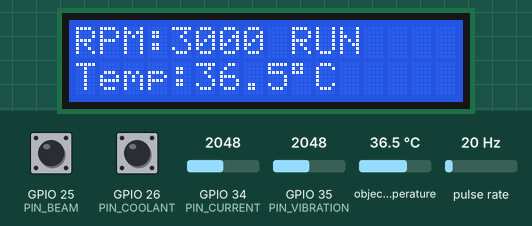
The sketch below on a simulated ESP32. Shown: 16×2 character LCD. Wiring (inferred from the names in the program): pulse sensor: data GPIO 27. The inputs (shaded band) are chosen by the test bench; at power-on: pulse rate 20 Hz, object temperature 36.5 °C, GPIO 25 (PIN_BEAM) HIGH, GPIO 26 (PIN_COOLANT) HIGH, GPIO 34 (PIN_CURRENT) = 2048, GPIO 35 (PIN_VIBRATION) = 2048 (analog values on the 0–4095 scale). WiFi joins after 1.5 s; servers stay silent unless stated; what the sketch prints to the serial monitor is not drawn.

Above: at 3.0 s.
3.1 s: pulse rate (sensor on GPIO 27) set to 196 Hz
At 4.7 s:
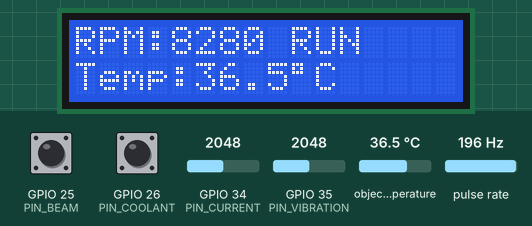
6.1 s: object temperature set to 20 °C
At 7.5 s:
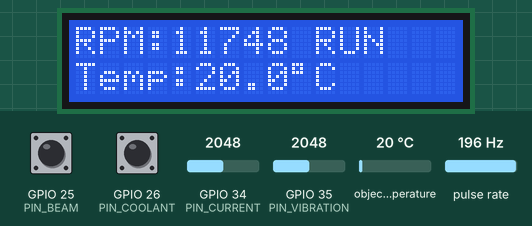
9.1 s: object temperature set to 26 °C
At 10.8 s:
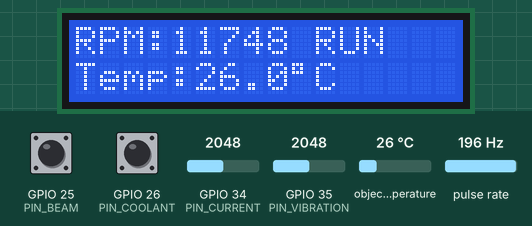
12.1 s: pulse rate (sensor on GPIO 27) set to 4 Hz
At 14.5 s:
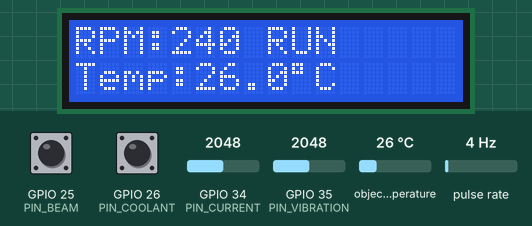
15.1 s: object temperature set to 32 °C
At 17.2 s:
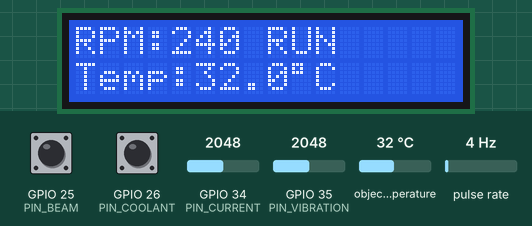
17.5 s: pulse rate (sensor on GPIO 27) set to 50 Hz
At 18.8 s:
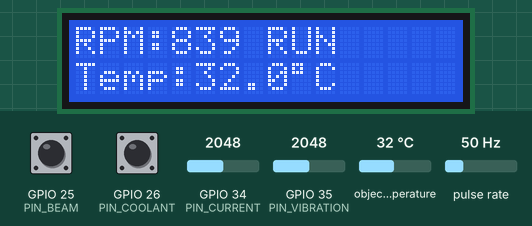
Timing chart, 0 to 20.5 s (numbered marks = the images above; inputs shaded):
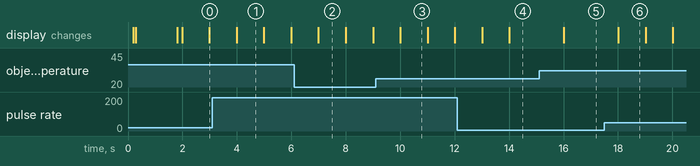

The sketch:

RETROX_Main_Program.ino
```cpp
/*
  RETROX - ESP32 Sensor Worker / Telemetry Node
  Board: ESP32 Dev Module (ESP32-WROOM-32)

  Arduino IDE libraries:
    - Adafruit MLX90614 Library
    - LiquidCrystal_I2C (compatible library)

  The ESP32 serves GET /api/data as JSON with permissive CORS so the local
  RETROX_Dashboard_ESP32.html can poll it from the same Wi-Fi network.

  IMPORTANT:
  - Sensor pin assignments below are example wiring; verify your modules.
  - ACS712 current conversion must be calibrated for your exact module and ADC.
  - A raw analog vibration sensor is NOT a calibrated mm/s measurement. The
    vibrationMmS value is null until you calibrate a suitable sensor.
  - Do not connect mains voltage or industrial machine circuits directly to GPIO.
    Use properly isolated, protected sensor interfaces and an electrician.
*/

#include <WiFi.h>
#include <WebServer.h>
#include <Wire.h>
#include <LiquidCrystal_I2C.h>
#include <Adafruit_MLX90614.h>
#include <math.h>

// -------- Wi-Fi configuration --------
// Fill these in to join your router. If connection fails, ESP32 creates its AP.
const char* WIFI_SSID = "Guard";
const char* WIFI_PASSWORD = "guard123";
const char* AP_SSID = "RETROX-ESP32";
const char* AP_PASSWORD = "retroX123"; // At least 8 characters

// -------- GPIO mapping --------
constexpr uint8_t PIN_CURRENT = 34;   // ACS712 analog OUT (must be <= 3.3 V)
constexpr uint8_t PIN_VIBRATION = 35; // Analog vibration module OUT
constexpr uint8_t PIN_RPM = 27;       // Hall / magnetic proximity pulse, active LOW
constexpr uint8_t PIN_BEAM = 25;      // Laser/LDR digital comparator output
constexpr uint8_t PIN_COOLANT = 26;   // Float switch to GND when LOW level
constexpr uint8_t PIN_SDA = 21;
constexpr uint8_t PIN_SCL = 22;

// -------- Calibration --------
// ACS712 nominal sensitivity values: 5A=0.185, 20A=0.100, 30A=0.066 V/A.
// Change this to match your exact module and calibrate with a known load.
constexpr float CURRENT_ZERO_V = 1.65f;   // Calibrate actual zero-current output
constexpr float CURRENT_SENS_V_PER_A = 0.100f; // Example: ACS712 20A version
constexpr uint16_t CURRENT_SAMPLE_COUNT = 400;

// Number of Hall/magnetic pulses per spindle revolution.
constexpr float PULSES_PER_REVOLUTION = 1.0f;

// Set true only after calibrating your vibration sensor against a proper meter.
constexpr bool VIBRATION_CALIBRATED = false;
// Example scale only; do NOT use as a real measurement until calibrated.
constexpr float VIBRATION_ADC_TO_MMS = 0.001f;

// -------- Devices --------
WebServer server(80);
LiquidCrystal_I2C lcd(0x27, 16, 2);
Adafruit_MLX90614 mlx = Adafruit_MLX90614();

// -------- Telemetry --------
volatile uint32_t rpmPulseCount = 0;
uint32_t lastRpmUpdateMs = 0;
uint32_t lastSensorReadMs = 0;
uint32_t lastLcdUpdateMs = 0;
float rpmValue = 0.0f;
float temperatureC = NAN;
float currentA = NAN;
float vibrationMmS = NAN;
uint16_t vibrationRaw = 0;
bool temperatureSensorOk = false;
bool machineRunning = false;
bool beamInterrupted = false;
bool coolantLow = false;
uint32_t partsCount = 0;

void IRAM_ATTR onRpmPulse() {
  rpmPulseCount++;
}

float readCurrentAmps() {
  // Sample the sensor and calculate AC RMS current relative to the zero point.
  // For DC current, this method needs a different calibration/averaging approach.
  double sumSquares = 0.0;
  for (uint16_t i = 0; i < CURRENT_SAMPLE_COUNT; i++) {
    const float volts = (analogRead(PIN_CURRENT) / 4095.0f) * 3.3f;
    const float centered = volts - CURRENT_ZERO_V;
    sumSquares += (double)centered * centered;
    delayMicroseconds(250);
  }
  const float rmsVoltage = sqrt(sumSquares / CURRENT_SAMPLE_COUNT);
  const float amps = rmsVoltage / CURRENT_SENS_V_PER_A;
  if (!isfinite(amps) || amps > 1000.0f) return NAN;
  return amps;
}

void readSensors() {
  // MLX90614 provides non-contact object temperature.
  const float t = mlx.readObjectTempC();
  temperatureSensorOk = isfinite(t) && t > -70.0f && t < 380.0f;
  temperatureC = temperatureSensorOk ? t : NAN;

  currentA = readCurrentAmps();
  vibrationRaw = analogRead(PIN_VIBRATION);
  vibrationMmS = VIBRATION_CALIBRATED
      ? (float)vibrationRaw * VIBRATION_ADC_TO_MMS
      : NAN;

  // Assumes active-LOW digital modules/switches. Reverse logic if your module differs.
  beamInterrupted = (digitalRead(PIN_BEAM) == LOW);
  coolantLow = (digitalRead(PIN_COOLANT) == LOW);
}

void updateRpm() {
  const uint32_t now = millis();
  if (now - lastRpmUpdateMs < 1000) return;

  noInterrupts();
  const uint32_t pulses = rpmPulseCount;
  rpmPulseCount = 0;
  interrupts();

  const float elapsedSeconds = (now - lastRpmUpdateMs) / 1000.0f;
  lastRpmUpdateMs = now;
  if (PULSES_PER_REVOLUTION > 0.0f && elapsedSeconds > 0.0f) {
    rpmValue = (pulses * 60.0f) / (PULSES_PER_REVOLUTION * elapsedSeconds);
  }
  machineRunning = rpmValue > 5.0f;
  if (machineRunning) partsCount += 0; // Cycle counting requires a separate cycle sensor.
}

String jsonNumber(float value, uint8_t decimals = 2) {
  if (!isfinite(value)) return "null";
  return String(value, decimals);
}

void addCorsHeaders() {
  server.sendHeader("Access-Control-Allow-Origin", "*");
  server.sendHeader("Access-Control-Allow-Methods", "GET, OPTIONS");
  server.sendHeader("Access-Control-Allow-Headers", "Content-Type");
  server.sendHeader("Cache-Control", "no-store, max-age=0");
}

void handleData() {
  addCorsHeaders();
  String json;
  json.reserve(400);
  json = "{";
  json += "\"device\":\"RETROX_ESP32\",";
  json += "\"temperatureC\":" + jsonNumber(temperatureC, 1) + ",";
  json += "\"temperatureSensorOk\":" + String(temperatureSensorOk ? "true" : "false") + ",";
  json += "\"currentA\":" + jsonNumber(currentA, 2) + ",";
  json += "\"vibrationMmS\":" + jsonNumber(vibrationMmS, 2) + ",";
  json += "\"vibrationRaw\":" + String(vibrationRaw) + ",";
  json += "\"rpm\":" + String((uint32_t)roundf(rpmValue)) + ",";
  json += "\"running\":" + String(machineRunning ? "true" : "false") + ",";
  json += "\"coolantLow\":" + String(coolantLow ? "true" : "false") + ",";
  json += "\"beamInterrupted\":" + String(beamInterrupted ? "true" : "false") + ",";
  json += "\"parts\":" + String(partsCount) + ",";
  json += "\"cycleSeconds\":null,";
  json += "\"oee\":null,";
  json += "\"uptimeSeconds\":" + String(millis() / 1000UL);
  json += "}";
  server.send(200, "application/json", json);
}

void handleRoot() {
  addCorsHeaders();
  String page = "<!doctype html><html><head><meta name='viewport' content='width=device-width,initial-scale=1'>";
  page += "<title>RETROX ESP32</title><style>body{font:16px Arial;background:#101820;color:#eee;padding:20px}h1{color:#ff8735}code{color:#6cf}</style></head><body>";
  page += "<h1>RETROX ESP32 Worker</h1><p>Telemetry endpoint is running.</p>";
  page += "<p>JSON: <a href='/api/data'><code>/api/data</code></a></p>";
  page += "<p>Connect your RETROX webpage to this device's IP address.</p></body></html>";
  server.send(200, "text/html", page);
}

void handleOptions() {
  addCorsHeaders();
  server.send(204, "text/plain", "");
}

void updateLCD() {
  if (millis() - lastLcdUpdateMs < 1000) return;
  lastLcdUpdateMs = millis();
  lcd.clear();
  lcd.setCursor(0, 0);
  lcd.print("RPM:");
  lcd.print((uint32_t)roundf(rpmValue));
  lcd.print(machineRunning ? " RUN" : " STOP");
  lcd.setCursor(0, 1);
  lcd.print("Temp:");
  if (isfinite(temperatureC)) lcd.print(temperatureC, 1);
  else lcd.print("--.-");
  lcd.print((char)223);
  lcd.print("C");
}

void setupWiFi() {
  WiFi.mode(WIFI_STA);
  if (String(WIFI_SSID) != "YOUR_WIFI_NAME" && strlen(WIFI_SSID) > 0) {
    WiFi.begin(WIFI_SSID, WIFI_PASSWORD);
    Serial.print("Connecting to Wi-Fi");
    const uint32_t started = millis();
    while (WiFi.status() != WL_CONNECTED && millis() - started < 15000) {
      delay(300);
      Serial.print('.');
    }
  }

  if (WiFi.status() == WL_CONNECTED) {
    Serial.println("\nWi-Fi connected.");
    Serial.print("ESP32 IP: http://");
    Serial.println(WiFi.localIP());
    lcd.clear();
    lcd.print("WiFi connected");
    lcd.setCursor(0, 1);
    lcd.print(WiFi.localIP());
  } else {
    WiFi.disconnect(true);
    WiFi.mode(WIFI_AP);
    WiFi.softAP(AP_SSID, AP_PASSWORD);
    Serial.println("\nRouter unavailable; fallback AP started.");
    Serial.print("Wi-Fi SSID: "); Serial.println(AP_SSID);
    Serial.print("Wi-Fi password: "); Serial.println(AP_PASSWORD);
    Serial.println("Dashboard URL: http://192.168.4.1");
    lcd.clear();
    lcd.print("AP: RETROX-ESP32");
    lcd.setCursor(0, 1);
    lcd.print("192.168.4.1");
  }
}

void setup() {
  Serial.begin(115200);
  delay(200);

  pinMode(PIN_RPM, INPUT_PULLUP);
  pinMode(PIN_BEAM, INPUT_PULLUP);
  pinMode(PIN_COOLANT, INPUT_PULLUP);
  analogReadResolution(12);
  analogSetPinAttenuation(PIN_CURRENT, ADC_11db);
  analogSetPinAttenuation(PIN_VIBRATION, ADC_11db);

  Wire.begin(PIN_SDA, PIN_SCL);
  lcd.init();
  lcd.backlight();
  lcd.setCursor(0, 0);
  lcd.print("RETROX Worker");
  lcd.setCursor(0, 1);
  lcd.print("Starting...");

  if (!mlx.begin()) {
    Serial.println("WARNING: MLX90614 not detected. Check SDA/SCL and power.");
  }

  attachInterrupt(digitalPinToInterrupt(PIN_RPM), onRpmPulse, FALLING);
  setupWiFi();

  server.on("/", HTTP_GET, handleRoot);
  server.on("/api/data", HTTP_GET, handleData);
  server.on("/api/data", HTTP_OPTIONS, handleOptions);
  server.onNotFound([]() {
    addCorsHeaders();
    server.send(404, "application/json", "{\"error\":\"not found\"}");
  });
  server.begin();
  Serial.println("HTTP server started.");

  lastRpmUpdateMs = millis();
  lastSensorReadMs = 0;
  lastLcdUpdateMs = 0;
}

void loop() {
  server.handleClient();
  updateRpm();
  if (millis() - lastSensorReadMs >= 500) {
    lastSensorReadMs = millis();
    readSensors();
  }
  updateLCD();
  delay(2);
}
```

Measured:
- after the input at 3.1 s, the display: changes after 0.89 s (image 1)
- after the input at 6.1 s, the display: changes after 0.90 s (image 2)
- after the input at 9.1 s, the display: changes after 0.90 s (image 3)
- after the input at 12.1 s, the display: first changes after 0.91 s (image 4 shows a later state)
- after the input at 15.1 s, the display: changes after 0.91 s (image 5)
- after the input at 17.5 s, the display: changes after 0.52 s (image 6)
- what the display in image 1 shows lasts 1.0 s, from 4.0 s to 5.0 s
